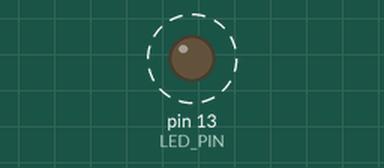
Bench run of a sketch on a simulated Arduino Uno, built with avr-gcc and run on an emulated ATmega328P. On the bench: output pins drawn as LEDs (lit = HIGH). Dashed ring = blinking. What the sketch prints to the serial monitor is not drawn.

Above: at 0.5 s.
Timing chart, 0 to 4.6 s (numbered marks = the images above):
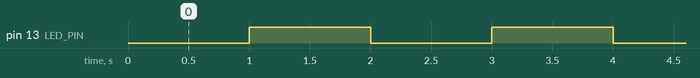

The sketch:

Ardunio_Function_Boilerplate.ino
```cpp
/*
  Purpose: Turns an LED on for one second, then off for one second, repeatedly.
  Notes: Most Arduinos have an on-board LED you can control. On the UNO V3 it is
  attached to digital pin 13 which is NOT a PWM pin.
  Author: Ben Jones 1/7/23
  Contact: benjmain.jones21@det.nsw.edu.au
  Source: https://youtu.be/mHa1mUd1Kmg
*/

// Store the Pin value as an integer so it can be used on pin and digital methods below.
int LED_PIN = 13;
bool LED_PIN_State = HIGH;

void setup() {
  // initialize digital pin LED_BUILTIN as an output.
  pinMode(LED_PIN, OUTPUT);
  // inititise the serial monitor for debugging and output
  Serial.begin(9600);
}

void loop() {
  TogglePin(); //Call the TogglePin function
  digitalWrite(LED_PIN, LED_PIN_State); //Set PIN state
  DebugLED(); // Write PIN state to the serial monitor for debugging
  MyDelayFunction(); //Call the MyDelayFunction
}
```

MyFunctions.ino
```cpp
/*
  Purpose: Store your functions in this separate file so your main.ino file is easy to read
  Author: Ben Jones 1/7/23
  Contact: benjmain.jones21@det.nsw.edu.au
  Source: https://youtu.be/mHa1mUd1Kmg
*/


// A function that waits for a second (1000 milliseconds)
void MyDelayFunction() {
  delay(1000);
}

// A Function that toggles a bool value true to false or false to true
void TogglePin() {
  LED_PIN_State = !LED_PIN_State;
}

void DebugLED() {
  Serial.println("The LED connected to PIN " + String(LED_PIN) + " is " + String(LED_PIN_State));     // Print LED status to serial monitor
}
```

Measured:
- by itself, pin 13 (LED_PIN): alternates HIGH for 1.0 s and LOW for 1.0 s
